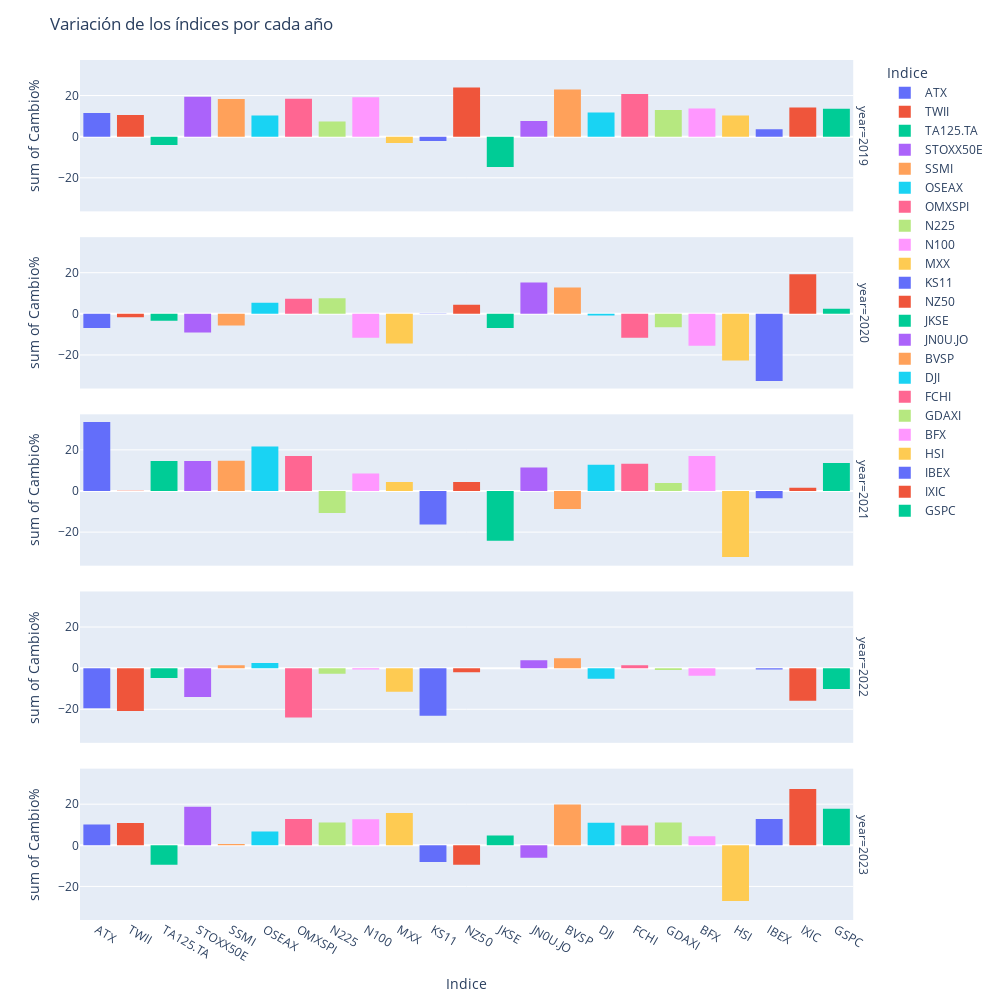

Write notebook code for a chart like this one.
### Code cell
#Comparo como se comportó cada indice por mes durantes estos 5 años
indices= ["DJI","N100","N225"]
fig = px.histogram(data_frame = df[(df["year"] != 2024)].groupby(["year","Indice"])["Cambio%"].agg("sum").reset_index().sort_values("year"),
             x          = "Indice",
             y          = "Cambio%", 
             hover_data = ["Cambio%"],
             color      = "Indice",
             nbins      = 200,
             marginal   = "rug",
             facet_row = "year")

fig.update_layout(
    title = "Variación de los índices por cada año",
    autosize=False,
    width=1000,
    height=1000,
    
)

fig.show()
